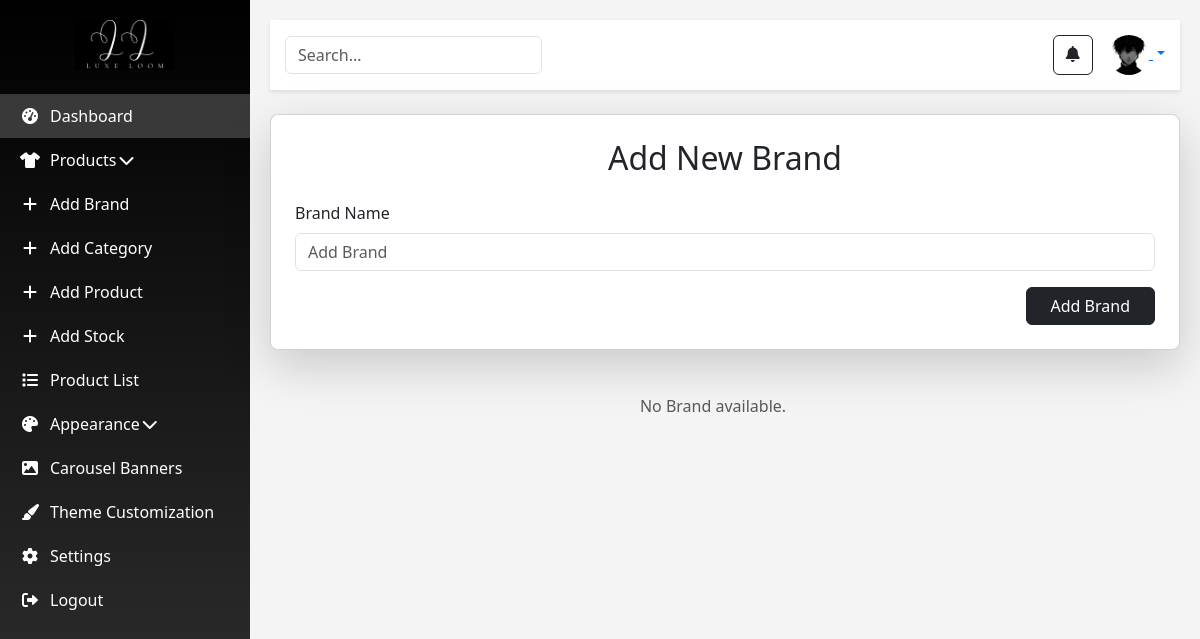
The app's page /add_brand (signed in), older data.
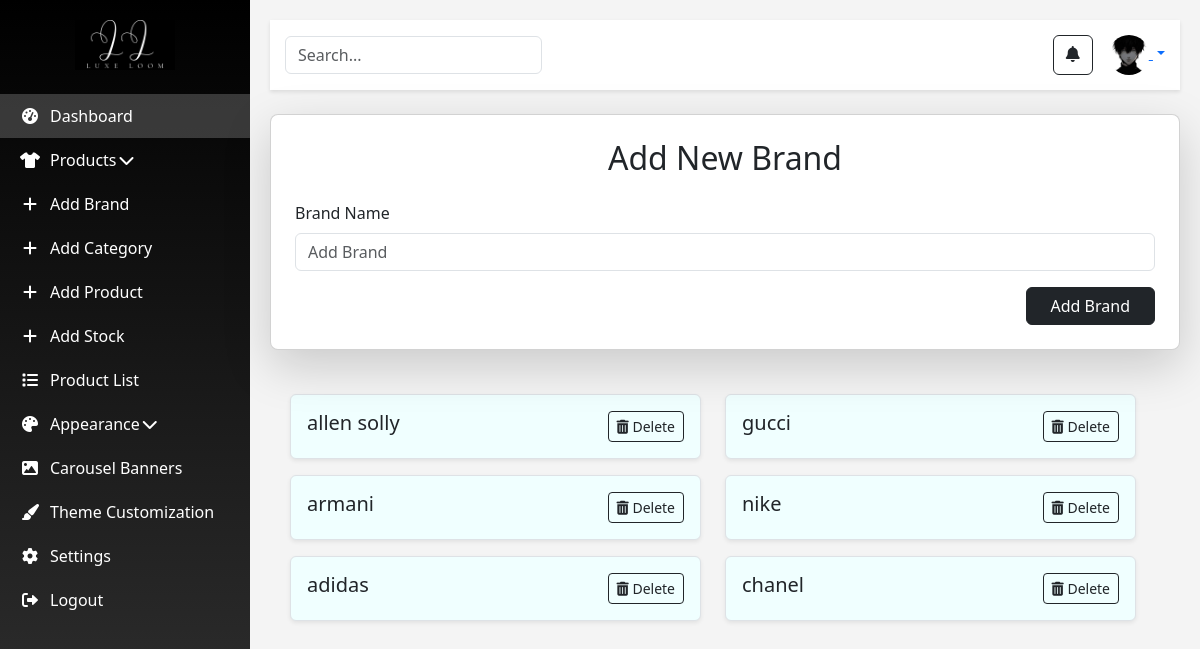
The same page, newer data.
### app/models.py (models this page shows)
class Brand(models.Model):
    b_name=models.CharField(max_length=50)

### app/views.py (the view)
# urls.py: path('add_brand',views.add_brand),
def add_brand(req):
    if 'admin' in req.session:
        if req.method == 'POST':
            b_name = req.POST['b_name']
            Brand.objects.create(b_name=b_name.lower())
            brands = Brand.objects.all()
            return render(req, 'admin/add_brand.html', {'brands': brands})
        else:
            brands = Brand.objects.all()
            return render(req, 'admin/add_brand.html', {'brands': brands})
    else:
        return redirect(log)

### templates/admin/add_brand.html (shortened to what the changed rows need)
<!DOCTYPE html>
<html lang="en">
<head>
    <link href="https://cdn.jsdelivr.net/npm/bootstrap@5.3.3/dist/css/bootstrap.min.css" rel="stylesheet">
    <link href="https://cdnjs.cloudflare.com/ajax/libs/font-awesome/6.0.0-beta3/css/all.min.css" rel="stylesheet">
    {% load static %}
     <link rel="stylesheet" href="{% static '/css/admin/home.css' %}">
</head>
<body>
    <div class="admin-container">
        <div class="main-content ">
            <div class="card shadow-lg p-4 my-4 admin-card">
                <h2 class="text-center mb-4">Add New Brand</h2>
            </div>
            <div class="main-content mt-0 ms-0 w-100">
                <div class="row w-100">
                    {% for b in brands %}
                    <div class="col-12 mb-3 d-flex w-50">
                        <div class="d-flex w-100 align-items-center border p-3 rounded shadow-sm" style="background-color: azure;">
                            <div class="ml-3 w-100">
                                <div class="d-flex justify-content-between">
                                    <h5 class="mb-0 text-truncate">{{ b.b_name }}</h5>
                                    <a href="{% url 'delete_brand' b.id %}" class="btn btn-outline-dark btn-sm" onclick="return confirm('Are you sure you want to delete this category?');">
                                        <i class="fas fa-trash-alt"></i> Delete
                                    </a>
                                </div>
                            </div>
                        </div>
                    </div>
                    {% endfor %}
                    {% if not brands %}
                    <div class="col-12">
                        <p class="text-center text-muted">No Brand available.</p>
                    </div>
                    {% endif %}
                </div>
            </div>
        </div>
    </div>
</body>
</html>

Row changes from the older to the newer data that the page shows:
added Brand: b_name "allen solly"
added Brand: b_name "gucci"
added Brand: b_name "armani"
added Brand: b_name "nike"
added Brand: b_name "adidas"
added Brand: b_name "chanel"
Text that changed along with them:
text no longer shown: "No Brand available."
